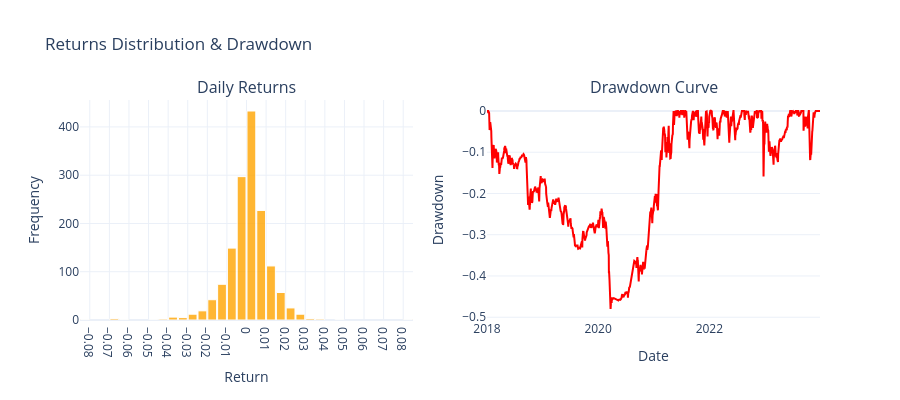

Here is the notebook cell this chart was saved with:
### Code cell
from plotly.subplots import make_subplots
import plotly.graph_objects as go

returns = eq_curve.pct_change().fillna(0)
returns=returns[TRADING_START_DATE:END_DATE]
cum_max = eq_curve.cummax()
drawdown = (eq_curve - cum_max) / cum_max
mean_ret = returns.mean()
median_ret = returns.median()

fig = make_subplots(rows=1, cols=2, subplot_titles=('Daily Returns', 'Drawdown Curve'))
fig.add_trace(
    go.Histogram(
        x=returns,
        nbinsx=50,
        marker_color='orange',
        marker_line_color='white',
        marker_line_width=1,
        opacity=0.8,
        name='Returns'
    ),
    row=1, col=1
)
fig.add_trace(
    go.Scatter(
        x=drawdown.index,
        y=drawdown.values,
        mode='lines',
        line=dict(color='red', width=2),
        name='Drawdown'
    ),
    row=1, col=2
)
fig.update_xaxes(
    title_text='Return',
    row=1, col=1,
    nticks=20,
    showgrid=True
)
fig.update_yaxes(
    title_text='Frequency',
    row=1, col=1,
    showgrid=True
)
fig.update_xaxes(
    title_text='Date',
    row=1, col=2,
    showgrid=False
)
fig.update_yaxes(
    title_text='Drawdown',
    row=1, col=2,
    showgrid=True
)
fig.update_layout(
    title_text='Returns Distribution & Drawdown',
    bargap=0.1,               
    template='plotly_white',
    showlegend=False,
    width=900,
    height=400
)

fig.show()

### Figure 1 — Plotly figure (JSON) as saved in the notebook; plotly's stock layout.template omitted (floating-point values rounded to 4 significant figures; data arrays with more than 128 entries replaced by an {"elided": "..."} marker saying what was removed)
{"data": [{"marker": {"color": "orange", "line": {"color": "white", "width": 1}}, "name": "Returns", "nbinsx": 50, "opacity": 0.8, "type": "histogram", "x": {"elided": "1485 float values"}, "xaxis": "x", "yaxis": "y"}, {"line": {"color": "red", "width": 2}, "mode": "lines", "name": "Drawdown", "type": "scatter", "x": {"elided": "1485 str values"}, "xaxis": "x2", "y": {"elided": "1485 float values"}, "yaxis": "y2"}], "layout": {"annotations": [{"font": {"size": 16}, "showarrow": false, "text": "Daily Returns", "x": 0.225, "xanchor": "center", "xref": "paper", "y": 1, "yanchor": "bottom", "yref": "paper"}, {"font": {"size": 16}, "showarrow": false, "text": "Drawdown Curve", "x": 0.775, "xanchor": "center", "xref": "paper", "y": 1, "yanchor": "bottom", "yref": "paper"}], "bargap": 0.1, "height": 400, "showlegend": false, "title": {"text": "Returns Distribution & Drawdown"}, "width": 900, "xaxis": {"anchor": "y", "domain": [0, 0.45], "nticks": 20, "showgrid": true, "title": {"text": "Return"}}, "xaxis2": {"anchor": "y2", "domain": [0.55, 1], "showgrid": false, "title": {"text": "Date"}}, "yaxis": {"anchor": "x", "domain": [0, 1], "showgrid": true, "title": {"text": "Frequency"}}, "yaxis2": {"anchor": "x2", "domain": [0, 1], "showgrid": true, "title": {"text": "Drawdown"}}}}
